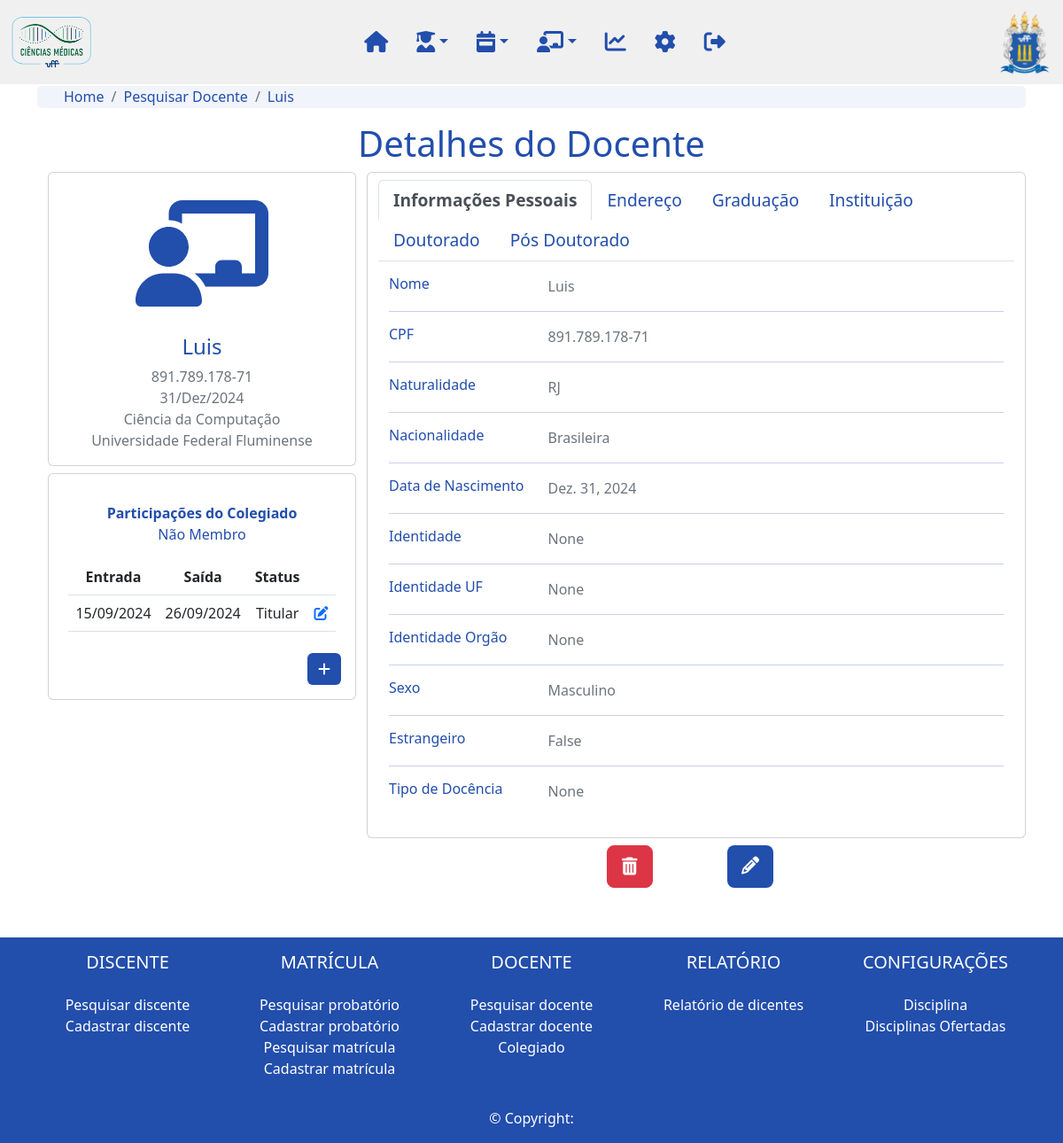
Screenshot of /professor/3/ with the database file from the repository.
### professor/models.py (models this page shows, shortened)
class Professor(models.Model):
      TIPO_DOCENTE_CHOICES = (
            ("Permanente", "Permanente"),
            ("Colaborador", "Colaborador"),
            ("Coorientador", "Coorientador"),
            ("Visitante", "Visitante"),
            ("Pos Doutor", "Pós Doutor"),
      )
      nome = models.CharField(max_length=200, verbose_name='Nome:')
      sexo = models.ForeignKey(Sexo, on_delete=models.DO_NOTHING , null=True, blank=True, verbose_name='Sexo:')
      dt_nascimento = models.DateField(null=True, blank=True, verbose_name='Data de nascimento:')
      estrangeiro = models.BooleanField(default=False, verbose_name='Estrangeiro:')
      nacionalidade = models.CharField(max_length=100, null=True, blank=True, verbose_name='Nacionalidade:')
      naturalidade = models.ForeignKey(UnidadeFederativa, on_delete=models.DO_NOTHING,  null=True, blank=True, verbose_name='Naturalidade:')
      cpf = models.CharField(max_length=14, null=True, blank=True, verbose_name='CPF:')
      identidade = models.CharField(max_length=12, null=True, blank=True, verbose_name='Identidade:')
      identidade_uf= models.CharField(max_length=2, null=True, blank=True, verbose_name='UF:')
      identidade_orgao = models.CharField(max_length=100, null=True, blank=True, verbose_name='Orgão Expeditor:')
      tipo_docente = models.CharField(max_length=100, choices=TIPO_DOCENTE_CHOICES, null=True, blank=True, verbose_name='Tipo de docente:')
      endereco = models.OneToOneField(Endereco, on_delete=models.DO_NOTHING)
      doutorado = models.OneToOneField(Doutorado, on_delete=models.DO_NOTHING)
      graduacao = models.OneToOneField(Graduacao, on_delete=models.DO_NOTHING, related_name="professor_graduacao")
      trabalho = models.ForeignKey(Trabalho, on_delete=models.DO_NOTHING, related_name="professor_trabalho")
      pos_doutorado = models.ForeignKey(PosDoutorado, on_delete=models.DO_NOTHING, related_name="professor_pos_doutorado")
      slug = models.SlugField(max_length=250, unique_for_date='dt_cadastro')
      updated = models.DateTimeField(auto_now=True)
      cadastrado_por = models.ForeignKey(User, on_delete=models.DO_NOTHING, related_name='professor_cadastrado_por')
      def __str__(self):
            return  self.nome

class Graduacao(models.Model):
    graduacao_area = models.CharField(max_length=200, verbose_name="Área:")
    instituicao = models.ForeignKey(Instituicao, on_delete=models.DO_NOTHING, related_name="professor_graduacao_instituicao", verbose_name="Instituição")
    local = models.CharField(max_length=200, null=True, blank=True, verbose_name="Local:")
    graduacao_ano_inicio = models.IntegerField(null=True, blank=True, verbose_name="Ano de início:")
    graduacao_ano_fim = models.IntegerField(null=True, blank=True, verbose_name="Ano de término:")

### config/models.py (models this page shows)
class Instituicao(models.Model):
    instituicao = models.CharField(max_length=200)
    sigla = models.CharField(max_length=200)
    cor = RGBColorField(default='#000000')
    def __str__(self):
            return str(self.instituicao)

class UnidadeFederativa(models.Model):
    sigla = models.CharField(max_length=2)
    estado = models.CharField(max_length=50)
    def __str__(self):
            return str(self.sigla)

class Sexo(models.Model):
    sexo = models.CharField(max_length=50)
    cor = RGBColorField(default='#000000')
    def __str__(self):
            return str(self.sexo)

### colegiado/models.py (models this page shows)
class Colegiado(models.Model):
    STATUS_COLEGIADO_CHOICES = (
        ("Titular", "Titular"),
        ("Suplente", "Suplente"),
    )
    colegiado_data_entrada = models.DateField()
    colegiado_data_saida = models.DateField(null=True, blank=True)
    status_membro = models.CharField(max_length=100, choices=STATUS_COLEGIADO_CHOICES, verbose_name='Status:')
    matricula_membro = models.ForeignKey(Matricula, on_delete=models.DO_NOTHING, null=True)
    professor_membro = models.ForeignKey(Professor, on_delete=models.DO_NOTHING, null=True)
    def __str__(self):
        if self.colegiado_data_saida:
                return 'Não Membro'
        else:
                return 'Membro'

### professor/views.py (the view, shortened to what this page needs)
# urls.py: path('<int:professor>/', detalhes_professor, name='detalhes_professor'),
def detalhes_professor(request, professor):
    professor = Professor.objects.get(slug=professor)
    colegiados = Colegiado.objects.filter(professor_membro=professor.id)
    membro = colegiados.last
    form_colegiado = ColegiadoForm()
    return render(request, 'detalhes_professor.html', {'professor':professor, 'colegiados':colegiados, 'form_colegiado':form_colegiado, 'pagina': 'Detalhes do Docente', 'membro': membro})

### professor/models.py (called while the page is built)
    def __str__(self):
        return str(self.doutorado)

      def __str__(self):
            return str(self.instituicao_trabalho)

### professor/templates/detalhes_professor.html (shortened to what this page needs)
{% extends "base.html" %}
{% load static %}
{% load crispy_forms_tags %}
{% block content %}
  {% include 'navbar.html' %}
  <div class="body container d-flex-inline justify-content-center mb-5">
    <nav aria-label="breadcrumb">
      <ol class="breadcrumb">
        <li class="breadcrumb-item"><a href="{% url 'home'%}">Home</a></li>
        <li class="breadcrumb-item"><a href="{% url 'professor:lista_professor'%}">Pesquisar Docente</a></li>
        <li class="breadcrumb-item active" aria-current="page"><a href="{% url 'professor:detalhes_professor' professor.slug %}">{{professor}}</a></li>
      </ol>
    </nav>
    <h1 class="text-center">Detalhes do Docente</h1>
    <div class="container">
      <div class="row gutters-sm">
          <div class="col-md-4 mb-3">
              <div class="card">
                  <div class="card-body">
                      <div class="d-flex flex-column align-items-center text-center">
                          <div class="mt-3">
                              <h4>{{professor}}</h4>
                              <p class="text-secondary mb-0">{{professor.cpf}}</p>
                              <p class="text-secondary mb-0">{{professor.dt_nascimento|date:'d/M/Y'}}</p>
                              <p class="text-secondary mb-0">{{professor.graduacao.graduacao_area }}</p>
                              <p class="text-secondary mb-0">{{professor.graduacao.instituicao}}</p>
                          </div>
                      </div>
                  </div>
              </div>
              <div class="card mt-2">
                <div class="card-body">
                    <div class="d-flex flex-column align-items-center text-center">
                        <div class="mt-3">
                            <b>Participações do Colegiado</b>
                            {% if not colegiados %}
                            <p class="text-secondary mb-0"><i>Nenhuma participação deste docente</i></p>
                            {% else %}
                                <p>{{membro}}</p>
                                <table class="table">
                                    <thead>
                                        <th>Entrada</th>
                                        <th>Saída</th>
                                        <th>Status</th>
                                        <th></th>
                                    <thead>
                                    <tbody>
                                        {% for c in colegiados %}
                                        <tr>
                                        <td>{{c.colegiado_data_entrada|date:"d/m/Y"}}</td>
                                        <td>{{c.colegiado_data_saida|date:"d/m/Y"}}</td>
                                        <td>{{c.status_membro}}</td>
                                        <td><a href="{% url "professor:edita_colegiado" c.id%}"><i class="fas fa-edit"></i></a></td>
                                        </tr>
                                        {% endfor %}
                                    </tbody>
                                </table>
                            {% endif %}
                        </div>
                    </div>
                    <div class= 'd-flex justify-content-end mt-2'>
                    <a class="btn btn-primary" data-placement="right" data-toggle="modal" data-target="#adiciona-colegiado" data-original-title="Cadastrar novo membro do colegiado"><i class="fa-solid fa-plus"></i></a>
                    </div>
                </div>
            </div>
          </div>
          <div class="col-md-8 card py-2">
              <ul class="nav nav-tabs">
                  <li class="nav-item">
                      <a class="nav-link nav-professor active" data-toggle="tab" href="#id_info">Informações Pessoais</a>
                  </li>
                  <li class="nav-item">
                      <a class="nav-link nav-professor" data-toggle="tab" href="#id_endereco">Endereço</a>
                  </li>
                  <li class="nav-item">
                    <a class="nav-link nav-professor" data-toggle="tab" href="#id_graduacao">Graduação</a>
                </li>
                  <li class="nav-item">
                      <a class="nav-link nav-professor" data-toggle="tab" href="#id_trabalho">Instituição</a>
                  </li>
                  <li class="nav-item">
                      <a class="nav-link nav-professor" data-toggle="tab" href="#id_doutorado">Doutorado</a>
                  </li>
                  <li class="nav-item">
                    <a class="nav-link nav-pos-doutorado" data-toggle="tab" href="#id_pos_doutorado">Pós Doutorado</a>
                </li>
              </ul>
              <div class="py-3 mb-3 tab-content">
                  <div id="id_info" class="tab-pane container active">
                      <div class="row">
                          <div class="col-sm-3">
                              <h6 class="mb-0">Nome</h6>
                          </div>
                          <div class="col-sm-9 text-secondary">
                              {{professor}}
                          </div>
                      </div>
                      <hr>
                      <div class="row">
                          <div class="col-sm-3">
                              <h6 class="mb-0">CPF</h6>
                          </div>
                          <div class="col-sm-9 text-secondary">
                              {{professor.cpf}}
                          </div>
                      </div>
                      <hr>
                      <div class="row">
                          <div class="col-sm-3">
                              <h6 class="mb-0">Naturalidade</h6>
                          </div>
                          <div class="col-sm-9 text-secondary">
                              {{professor.naturalidade}}
                          </div>
                      </div>
                      <hr>
                      <div class="row">
                          <div class="col-sm-3">
                              <h6 class="mb-0">Nacionalidade</h6>
                          </div>
                          <div class="col-sm-9 text-secondary">
                              {{professor.nacionalidade}}
                          </div>
                      </div>
                      <hr>
                      <div class="row">
                          <div class="col-sm-3">
                              <h6 class="mb-0">Data de Nascimento</h6>
                          </div>
                          <div class="col-sm-9 text-secondary">
                              {{professor.dt_nascimento}}
                          </div>
                      </div>
                      <hr>
                      <div class="row">
                          <div class="col-sm-3">
                              <h6 class="mb-0">Identidade</h6>
                          </div>
                          <div class="col-sm-9 text-secondary">
                              {{professor.identidade}}
                          </div>
                      </div>
                      <hr>
                      <div class="row">
                          <div class="col-sm-3">
                              <h6 class="mb-0">Identidade UF</h6>
                          </div>
                          <div class="col-sm-9 text-secondary">
                              {{professor.identidade_uf}}
                          </div>
                      </div>
                      <hr>
                      <div class="row">
                          <div class="col-sm-3">
                              <h6 class="mb-0">Identidade Orgão</h6>
                          </div>
                          <div class="col-sm-9 text-secondary">
                              {{professor.identidade_orgao}}
                          </div>
                      </div>
                      <hr>
                      <div class="row">
                          <div class="col-sm-3">
                              <h6 class="mb-0">Sexo</h6>
                          </div>
                          <div class="col-sm-9 text-secondary">
                              {{professor.sexo}}
                          </div>
                      </div>
                      <hr>
                      <div class="row">
                          <div class="col-sm-3">
                              <h6 class="mb-0">Estrangeiro</h6>
                          </div>
                          <div class="col-sm-9 text-secondary">
                              {{professor.estrangeiro}}
                          </div>
                      </div>
                      <hr>
                      <div class="row">
                          <div class="col-sm-3">
                              <h6 class="mb-0">Tipo de Docência</h6>
                          </div>
                          <div class="col-sm-9 text-secondary">
                              {{professor.tipo_docente}}
                          </div>
                      </div>
                  </div>
              </div>
          </div>
      </div>
      <div class= 'd-flex justify-content-end'>
      <div class="w-50 my-2 row">
          <div class="col-3 d-flex justify-content-end">
              <a class="btn btn-danger btn-lg" data-toggle="modal" data-target="#confirma-deletar">
                  <i class="fa-solid fa-trash-can"></i>
              </a>
          </div>
          <div class="col-3 d-flex justify-content-end">
              <a class="btn btn-primary btn-lg" href="{% url 'professor:edita_professor' professor.slug %}"><i class="fa-solid fa-pencil"></i></a>
          </div>
      </div>
  </div>
  </div>
</div>
{% include 'footer.html' %}
{% endblock %}

### static/css/styles.css (style rules this page uses)
html { height:100% }
body { height: 100%; }
.body { position:relative; padding-top: 80pt; color: #224EAC; min-height: 80%; }
.nav-item { font-size:larger; text-transform: capitalize; }
ul { color: #224EAC !important; }
a { text-decoration: none; }
.nav-link { color: #224EAC; }
.nav-link.active { font-weight: 700; }
.btn-primary { background-color: #224EAC !important; border-style: none !important; }
.breadcrumb { margin-top: -10px; border-radius: 5px; background-color: #224EAC10; height: 25px; padding: 0px 30px; }
.breadcrumb a { color: #224EAC; }
.breadcrumb-item.active { font-weight: 500; }

### rows the page displays
Professor: nome "Luis", cpf "891.789.178-71", dt_nascimento "31/Dez/2024", graduacao.graduacao_area "Ciência da Computação", graduacao.instituicao "Universidade Federal Fluminense", naturalidade "RJ", nacionalidade "Brasileira", dt_nascimento "Dez. 31, 2024", identidade "None", identidade_uf "None", identidade_orgao "None", sexo "Masculino", estrangeiro "False", tipo_docente "None"
Colegiado: colegiado_data_saida "Não Membro", colegiado_data_entrada "15/09/2024", colegiado_data_saida "26/09/2024", status_membro "Titular"
